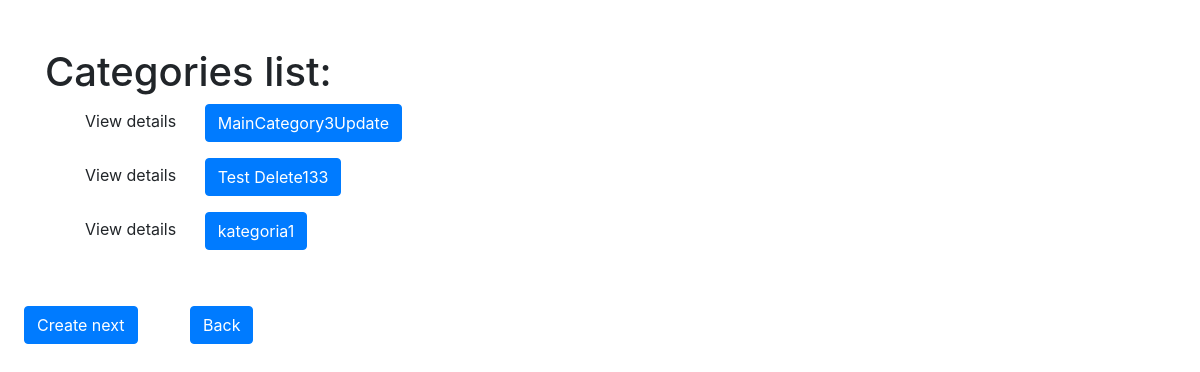
The page /categories/ on the database as committed earlier.
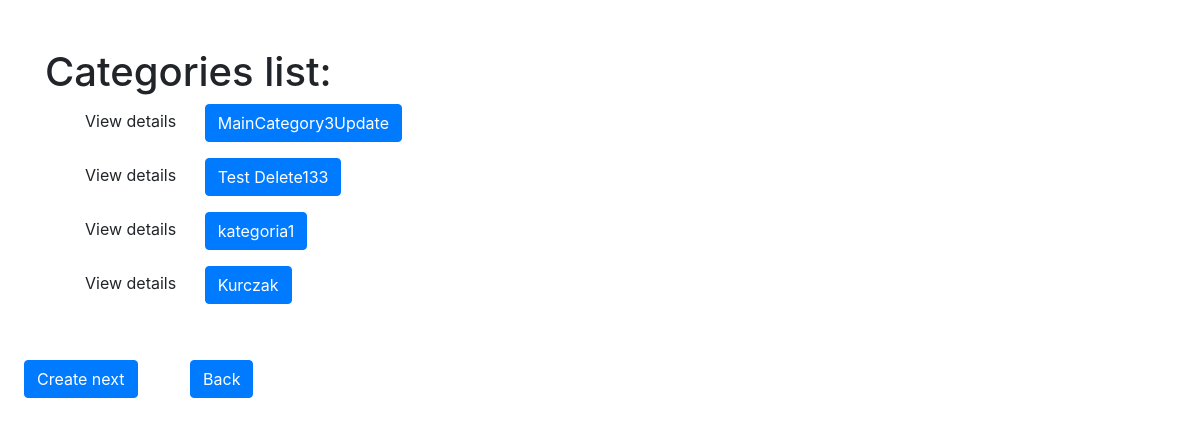
The same page on the database as committed later.
### store/models.py (models this page shows, shortened)
class Category(models.Model):
    name = models.CharField(max_length=100)
    parent_category = models.ForeignKey('self', on_delete=models.CASCADE, blank=True, null=True)

### store/views.py (the view)
# urls.py: path('categories/', CategoryListView.as_view(), name='category-list'),
class CategoryListView(View):
    def get(self, request):
        categories = Category.objects.all()
        return render(request, 'category_list.html', {'categories': categories})

### templates/category_list.html
{% extends 'base.html' %}
{% block content %}
        <div class="container mt-5 mb-3">
        <h1>Categories list:</h1>
        {% for category in categories %}
            <ul>View details
                <a href="{% url 'category-detail' category.id %}" class="btn btn-primary mx-4">{{ category.name }} </a>
            </ul>
        {% endfor %}<br>
        </div>
    <a href="{% url 'category-create' %}" class="btn btn-primary mx-4">Create next</a>
    <a href="{% url 'landing-page' %}" class="btn btn-primary mx-4">Back</a>
{% endblock %}

Rows that differ between the two databases and show on the page:
added Category: name "Kurczak"
